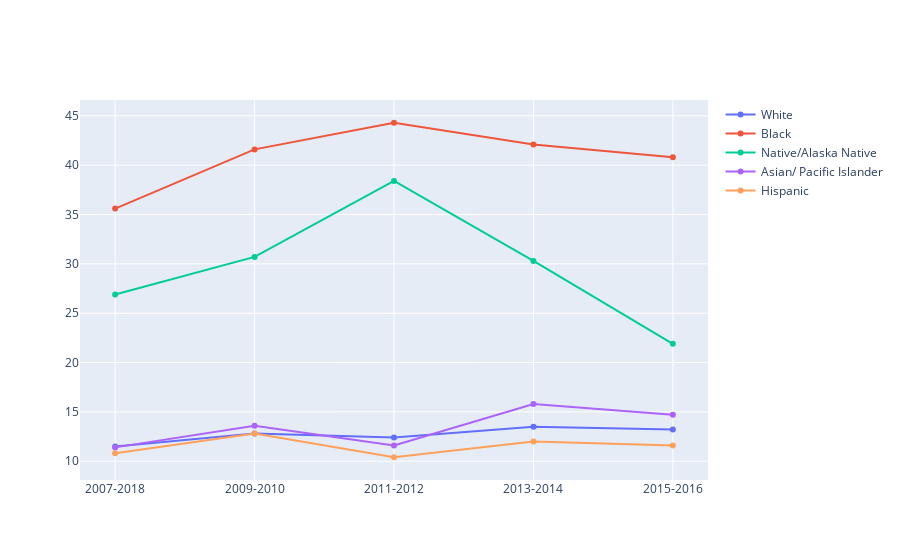

Source (notebook cell):
### Code cell
trace2 = go.Scatter(x=t_df['Time Period'], y=t_df['White PRMR'], mode='lines+markers', name='White' )
trace3 = go.Scatter(x=t_df['Time Period'], y=t_df['Black PRMR'], mode='lines+markers', name='Black')
trace4 = go.Scatter(x=t_df['Time Period'], y=t_df['AI/AN PRMR'], mode='lines+markers', name='Native/Alaska Native')
trace5 = go.Scatter(x=t_df['Time Period'], y=t_df['Asian/ PI'], mode='lines+markers', name='Asian/ Pacific Islander')
trace6 = go.Scatter(x=t_df['Time Period'], y=t_df['Hispanic PRMR'], mode='lines+markers', name='Hispanic')

fig= go.Figure(data=[ trace2, trace3, trace4,trace5,trace6])

fig.iplot()

### Figure 1 — Plotly figure (JSON) as saved in the notebook; plotly's stock layout.template omitted (floating-point values rounded to 4 significant figures)
{"data": [{"mode": "lines+markers", "name": "White", "type": "scatter", "x": ["2007-2018", "2009-2010", "2011-2012", "2013-2014", "2015-2016"], "y": [11.5, 12.8, 12.4, 13.5, 13.2]}, {"mode": "lines+markers", "name": "Black", "type": "scatter", "x": ["2007-2018", "2009-2010", "2011-2012", "2013-2014", "2015-2016"], "y": [35.6, 41.6, 44.3, 42.1, 40.8]}, {"mode": "lines+markers", "name": "Native/Alaska Native", "type": "scatter", "x": ["2007-2018", "2009-2010", "2011-2012", "2013-2014", "2015-2016"], "y": [26.9, 30.7, 38.4, 30.3, 21.9]}, {"mode": "lines+markers", "name": "Asian/ Pacific Islander", "type": "scatter", "x": ["2007-2018", "2009-2010", "2011-2012", "2013-2014", "2015-2016"], "y": [11.4, 13.6, 11.6, 15.8, 14.7]}, {"mode": "lines+markers", "name": "Hispanic", "type": "scatter", "x": ["2007-2018", "2009-2010", "2011-2012", "2013-2014", "2015-2016"], "y": [10.8, 12.8, 10.4, 12, 11.6]}], "layout": {}}
